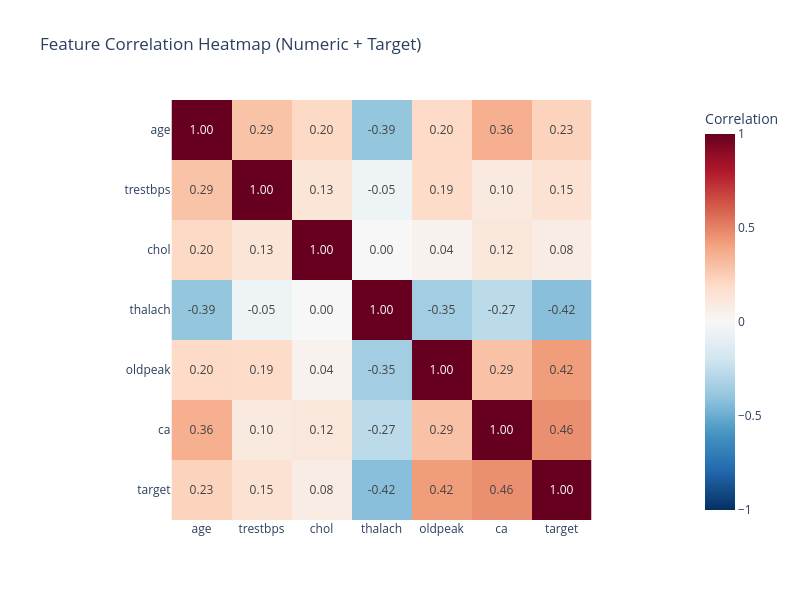

Notebook code cell kept with this figure:
### Markdown cell above
### Instructions

In this deliverable, you will move beyond basic EDA and provide meaningful **feature-level insights** that are useful for modeling heart disease prediction. 

#### Goals:
1. **Correlation Analysis:** Create an interactive heatmap of numeric features and the target variable. Print a sorted list of top correlations with the target.
2. **Feature Relationship Plot:** Create an interactive scatter plot of `thalach` vs. `oldpeak` colored by `target` to show how combined features help distinguish classes.
3. **Categorical Feature vs Target:** Create an interactive grouped bar chart for `cp` (chest pain type) showing the distribution of heart disease within each category (normalized percentages).
4. **Interpretation:** Write a concise and professional interpretation of these insights and what they mean for the modeling phase.

| Criterion | Points |
|---|---|
| Interactive correlation heatmap + top correlations print | 7 |
| Interactive scatter plot (thalach vs oldpeak) | 6 |
| Interactive grouped bar chart (cp vs target) | 6 |
| Professional markdown interpretation cell | 6 |

> **Key Insight:** Understanding how features relate to each other and the target variable is crucial for feature selection and model choice. Simple correlations might miss non-linear relationships, which is why multi-feature plots are so valuable.

### Code cell
# 1) CORRELATION ANALYSIS

# Create a copy for correlation analysis to avoid modifying the main df
df_corr_plot = df.dropna().copy()

# Select numeric features for correlation analysis
numeric_features = ['age', 'trestbps', 'chol', 'thalach', 'oldpeak', 'ca', 'target']
corr_matrix = df_corr_plot[numeric_features].corr()

# Create interactive heatmap
fig_corr = px.imshow(corr_matrix, 
                     text_auto='.2f', 
                     color_continuous_scale='RdBu_r',
                     zmin=-1, zmax=1,
                     labels=dict(color="Correlation"),
                     title="Feature Correlation Heatmap (Numeric + Target)")

fig_corr.update_layout(height=600, width=800, template='plotly_white')
fig_corr.show()

# Print top correlations with target
print("Top Correlations with Target (Absolute Value):")
target_corr = corr_matrix['target'].abs().sort_values(ascending=False)
print(target_corr.drop('target').head(8))

### Figure 1 — Plotly figure (JSON) as saved in the notebook; plotly's stock layout.template omitted (floating-point values rounded to 4 significant figures)
{"data": [{"coloraxis": "coloraxis", "hovertemplate": "x: %{x}<br>y: %{y}<br>Correlation: %{z}<extra></extra>", "name": "0", "texttemplate": "%{z:.2f}", "type": "heatmap", "x": ["age", "trestbps", "chol", "thalach", "oldpeak", "ca", "target"], "xaxis": "x", "y": ["age", "trestbps", "chol", "thalach", "oldpeak", "ca", "target"], "yaxis": "y", "z": [[1.0, 0.2905, 0.2026, -0.3946, 0.1971, 0.3622, 0.2271], [0.2905, 1.0, 0.1315, -0.04911, 0.1912, 0.09795, 0.1535], [0.2026, 0.1315, 1.0, -7.457e-05, 0.0386, 0.1159, 0.08028], [-0.3946, -0.04911, -7.457e-05, 1.0, -0.3476, -0.2687, -0.4238], [0.1971, 0.1912, 0.0386, -0.3476, 1.0, 0.2945, 0.4241], [0.3622, 0.09795, 0.1159, -0.2687, 0.2945, 1.0, 0.4632], [0.2271, 0.1535, 0.08028, -0.4238, 0.4241, 0.4632, 1.0]]}], "layout": {"coloraxis": {"cmax": 1, "cmin": -1, "colorbar": {"title": {"text": "Correlation"}}, "colorscale": [[0, "rgb(5,48,97)"], [0.1, "rgb(33,102,172)"], [0.2, "rgb(67,147,195)"], [0.3, "rgb(146,197,222)"], [0.4, "rgb(209,229,240)"], [0.5, "rgb(247,247,247)"], [0.6, "rgb(253,219,199)"], [0.7, "rgb(244,165,130)"], [0.8, "rgb(214,96,77)"], [0.9, "rgb(178,24,43)"], [1, "rgb(103,0,31)"]]}, "height": 600, "title": {"text": "Feature Correlation Heatmap (Numeric + Target)"}, "width": 800, "xaxis": {"anchor": "y", "constrain": "domain", "domain": [0, 1], "scaleanchor": "y"}, "yaxis": {"anchor": "x", "autorange": "reversed", "constrain": "domain", "domain": [0, 1]}}}
